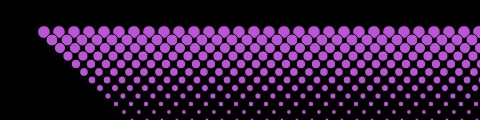
Frame 1 (no input)
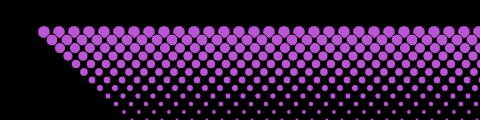
Frame 60 (no input)
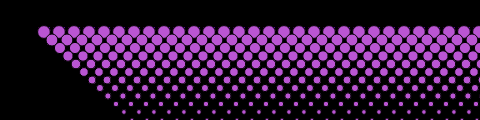
Frame 120 (the mouse pressed at the canvas centre since frame 60)

The p5.js sketch that drew these frames (run headless with seeded random() and noise() and a simulated clock; from frame 60 on, the mouse is pressed at the canvas centre):

// p5.js sketch
// ── sketch.js
function setup() {
    // put setup code here
    createCanvas(480, 120);
    background(0);
    fill('#BA55D3');
}
function draw() {
    // put drawing code here
    for (var y = 32; y <= height; y += 8) {
        for (var x = 12; x <= width; x += 15) {
            ellipse(x+y, y, 16 - y/10.0, 16 - y/10.0);
        }
    }
}
